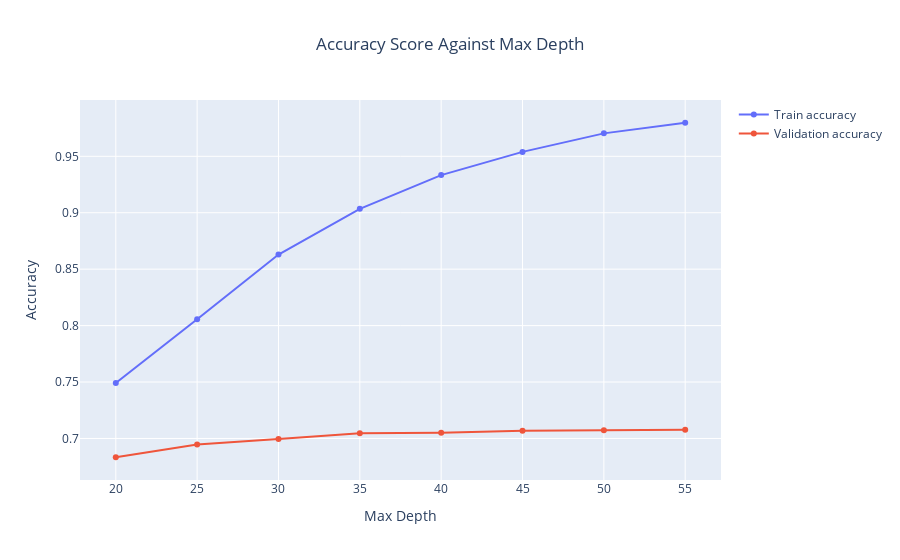

Write notebook code for a chart like this one.
### Markdown cell above
## Random Forest

### Code cell
depths = np.arange(25, 76, 5)
train_acc_scores_RF = list()
val_acc_scores_RF = list()

for i in depths:
    random_forest_model = RandomForestClassifier(max_depth=i)
    random_forest_model.fit(X_train, y_train)
    train_acc_scores_RF.append(random_forest_model.score(X_train, y_train))
    val_acc_scores_RF.append(random_forest_model.score(X_val, y_val))

# plotting the max_depth scores against train and validation accuracy scores 
fig1 = go.Figure()
train_scores_RF = go.Scatter(x=depths, y=train_acc_scores_RF, name='Train accuracy')
val_scores_RF = go.Scatter(x=depths, y=val_acc_scores_RF, name='Validation accuracy')
fig1.add_trace(train_scores_RF)
fig1.add_trace(val_scores_RF)
fig1.update_layout(title_text='Accuracy Score Against Max Depth', title_x=0.5, xaxis_title='Max Depth', yaxis_title='Accuracy')
fig1.show()

### Figure 1 — Plotly figure (JSON) as saved in the notebook; plotly's stock layout.template omitted (floating-point values rounded to 4 significant figures)
{"data": [{"name": "Train accuracy", "type": "scatter", "x": [20, 25, 30, 35, 40, 45, 50, 55], "y": [0.7491, 0.8056, 0.863, 0.9035, 0.9333, 0.9539, 0.9703, 0.9797]}, {"name": "Validation accuracy", "type": "scatter", "x": [20, 25, 30, 35, 40, 45, 50, 55], "y": [0.6834, 0.6947, 0.6995, 0.7047, 0.7052, 0.7069, 0.7073, 0.7077]}], "layout": {"title": {"text": "Accuracy Score Against Max Depth", "x": 0.5}, "xaxis": {"title": {"text": "Max Depth"}}, "yaxis": {"title": {"text": "Accuracy"}}}}
